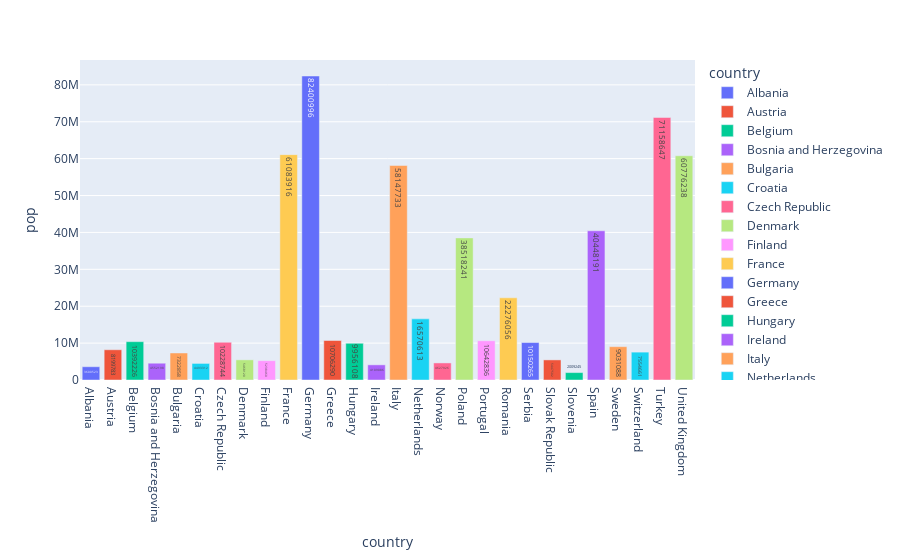

Here is the notebook cell this chart was saved with:
### Code cell
fig = px.bar(df_europe, y = 'pop', x = 'country', text = 'pop', color = 'country')
fig

### Figure 1 — Plotly figure (JSON) as saved in the notebook; plotly's stock layout.template omitted (floating-point values rounded to 4 significant figures)
{"data": [{"alignmentgroup": "True", "hovertemplate": "country=%{x}<br>pop=%{text}<extra></extra>", "legendgroup": "Albania", "marker": {"color": "#636efa", "pattern": {"shape": ""}}, "name": "Albania", "offsetgroup": "Albania", "orientation": "v", "showlegend": true, "text": ["3600523"], "textposition": "auto", "type": "bar", "x": ["Albania"], "xaxis": "x", "y": [3600523], "yaxis": "y"}, {"alignmentgroup": "True", "hovertemplate": "country=%{x}<br>pop=%{text}<extra></extra>", "legendgroup": "Austria", "marker": {"color": "#EF553B", "pattern": {"shape": ""}}, "name": "Austria", "offsetgroup": "Austria", "orientation": "v", "showlegend": true, "text": ["8199783"], "textposition": "auto", "type": "bar", "x": ["Austria"], "xaxis": "x", "y": [8199783], "yaxis": "y"}, {"alignmentgroup": "True", "hovertemplate": "country=%{x}<br>pop=%{text}<extra></extra>", "legendgroup": "Belgium", "marker": {"color": "#00cc96", "pattern": {"shape": ""}}, "name": "Belgium", "offsetgroup": "Belgium", "orientation": "v", "showlegend": true, "text": ["10392226"], "textposition": "auto", "type": "bar", "x": ["Belgium"], "xaxis": "x", "y": [10392226], "yaxis": "y"}, {"alignmentgroup": "True", "hovertemplate": "country=%{x}<br>pop=%{text}<extra></extra>", "legendgroup": "Bosnia and Herzegovina", "marker": {"color": "#ab63fa", "pattern": {"shape": ""}}, "name": "Bosnia and Herzegovina", "offsetgroup": "Bosnia and Herzegovina", "orientation": "v", "showlegend": true, "text": ["4552198"], "textposition": "auto", "type": "bar", "x": ["Bosnia and Herzegovina"], "xaxis": "x", "y": [4552198], "yaxis": "y"}, {"alignmentgroup": "True", "hovertemplate": "country=%{x}<br>pop=%{text}<extra></extra>", "legendgroup": "Bulgaria", "marker": {"color": "#FFA15A", "pattern": {"shape": ""}}, "name": "Bulgaria", "offsetgroup": "Bulgaria", "orientation": "v", "showlegend": true, "text": ["7322858"], "textposition": "auto", "type": "bar", "x": ["Bulgaria"], "xaxis": "x", "y": [7322858], "yaxis": "y"}, {"alignmentgroup": "True", "hovertemplate": "country=%{x}<br>pop=%{text}<extra></extra>", "legendgroup": "Croatia", "marker": {"color": "#19d3f3", "pattern": {"shape": ""}}, "name": "Croatia", "offsetgroup": "Croatia", "orientation": "v", "showlegend": true, "text": ["4493312"], "textposition": "auto", "type": "bar", "x": ["Croatia"], "xaxis": "x", "y": [4493312], "yaxis": "y"}, {"alignmentgroup": "True", "hovertemplate": "country=%{x}<br>pop=%{text}<extra></extra>", "legendgroup": "Czech Republic", "marker": {"color": "#FF6692", "pattern": {"shape": ""}}, "name": "Czech Republic", "offsetgroup": "Czech Republic", "orientation": "v", "showlegend": true, "text": ["10228744"], "textposition": "auto", "type": "bar", "x": ["Czech Republic"], "xaxis": "x", "y": [10228744], "yaxis": "y"}, {"alignmentgroup": "True", "hovertemplate": "country=%{x}<br>pop=%{text}<extra></extra>", "legendgroup": "Denmark", "marker": {"color": "#B6E880", "pattern": {"shape": ""}}, "name": "Denmark", "offsetgroup": "Denmark", "orientation": "v", "showlegend": true, "text": ["5468120"], "textposition": "auto", "type": "bar", "x": ["Denmark"], "xaxis": "x", "y": [5468120], "yaxis": "y"}, {"alignmentgroup": "True", "hovertemplate": "country=%{x}<br>pop=%{text}<extra></extra>", "legendgroup": "Finland", "marker": {"color": "#FF97FF", "pattern": {"shape": ""}}, "name": "Finland", "offsetgroup": "Finland", "orientation": "v", "showlegend": true, "text": ["5238460"], "textposition": "auto", "type": "bar", "x": ["Finland"], "xaxis": "x", "y": [5238460], "yaxis": "y"}, {"alignmentgroup": "True", "hovertemplate": "country=%{x}<br>pop=%{text}<extra></extra>", "legendgroup": "France", "marker": {"color": "#FECB52", "pattern": {"shape": ""}}, "name": "France", "offsetgroup": "France", "orientation": "v", "showlegend": true, "text": ["61083916"], "textposition": "auto", "type": "bar", "x": ["France"], "xaxis": "x", "y": [61083916], "yaxis": "y"}, {"alignmentgroup": "True", "hovertemplate": "country=%{x}<br>pop=%{text}<extra></extra>", "legendgroup": "Germany", "marker": {"color": "#636efa", "pattern": {"shape": ""}}, "name": "Germany", "offsetgroup": "Germany", "orientation": "v", "showlegend": true, "text": ["82400996"], "textposition": "auto", "type": "bar", "x": ["Germany"], "xaxis": "x", "y": [82400996], "yaxis": "y"}, {"alignmentgroup": "True", "hovertemplate": "country=%{x}<br>pop=%{text}<extra></extra>", "legendgroup": "Greece", "marker": {"color": "#EF553B", "pattern": {"shape": ""}}, "name": "Greece", "offsetgroup": "Greece", "orientation": "v", "showlegend": true, "text": ["10706290"], "textposition": "auto", "type": "bar", "x": ["Greece"], "xaxis": "x", "y": [10706290], "yaxis": "y"}, {"alignmentgroup": "True", "hovertemplate": "country=%{x}<br>pop=%{text}<extra></extra>", "legendgroup": "Hungary", "marker": {"color": "#00cc96", "pattern": {"shape": ""}}, "name": "Hungary", "offsetgroup": "Hungary", "orientation": "v", "showlegend": true, "text": ["9956108"], "textposition": "auto", "type": "bar", "x": ["Hungary"], "xaxis": "x", "y": [9956108], "yaxis": "y"}, {"alignmentgroup": "True", "hovertemplate": "country=%{x}<br>pop=%{text}<extra></extra>", "legendgroup": "Ireland", "marker": {"color": "#ab63fa", "pattern": {"shape": ""}}, "name": "Ireland", "offsetgroup": "Ireland", "orientation": "v", "showlegend": true, "text": ["4109086"], "textposition": "auto", "type": "bar", "x": ["Ireland"], "xaxis": "x", "y": [4109086], "yaxis": "y"}, {"alignmentgroup": "True", "hovertemplate": "country=%{x}<br>pop=%{text}<extra></extra>", "legendgroup": "Italy", "marker": {"color": "#FFA15A", "pattern": {"shape": ""}}, "name": "Italy", "offsetgroup": "Italy", "orientation": "v", "showlegend": true, "text": ["58147733"], "textposition": "auto", "type": "bar", "x": ["Italy"], "xaxis": "x", "y": [58147733], "yaxis": "y"}, {"alignmentgroup": "True", "hovertemplate": "country=%{x}<br>pop=%{text}<extra></extra>", "legendgroup": "Netherlands", "marker": {"color": "#19d3f3", "pattern": {"shape": ""}}, "name": "Netherlands", "offsetgroup": "Netherlands", "orientation": "v", "showlegend": true, "text": ["16570613"], "textposition": "auto", "type": "bar", "x": ["Netherlands"], "xaxis": "x", "y": [16570613], "yaxis": "y"}, {"alignmentgroup": "True", "hovertemplate": "country=%{x}<br>pop=%{text}<extra></extra>", "legendgroup": "Norway", "marker": {"color": "#FF6692", "pattern": {"shape": ""}}, "name": "Norway", "offsetgroup": "Norway", "orientation": "v", "showlegend": true, "text": ["4627926"], "textposition": "auto", "type": "bar", "x": ["Norway"], "xaxis": "x", "y": [4627926], "yaxis": "y"}, {"alignmentgroup": "True", "hovertemplate": "country=%{x}<br>pop=%{text}<extra></extra>", "legendgroup": "Poland", "marker": {"color": "#B6E880", "pattern": {"shape": ""}}, "name": "Poland", "offsetgroup": "Poland", "orientation": "v", "showlegend": true, "text": ["38518241"], "textposition": "auto", "type": "bar", "x": ["Poland"], "xaxis": "x", "y": [38518241], "yaxis": "y"}, {"alignmentgroup": "True", "hovertemplate": "country=%{x}<br>pop=%{text}<extra></extra>", "legendgroup": "Portugal", "marker": {"color": "#FF97FF", "pattern": {"shape": ""}}, "name": "Portugal", "offsetgroup": "Portugal", "orientation": "v", "showlegend": true, "text": ["10642836"], "textposition": "auto", "type": "bar", "x": ["Portugal"], "xaxis": "x", "y": [10642836], "yaxis": "y"}, {"alignmentgroup": "True", "hovertemplate": "country=%{x}<br>pop=%{text}<extra></extra>", "legendgroup": "Romania", "marker": {"color": "#FECB52", "pattern": {"shape": ""}}, "name": "Romania", "offsetgroup": "Romania", "orientation": "v", "showlegend": true, "text": ["22276056"], "textposition": "auto", "type": "bar", "x": ["Romania"], "xaxis": "x", "y": [22276056], "yaxis": "y"}, {"alignmentgroup": "True", "hovertemplate": "country=%{x}<br>pop=%{text}<extra></extra>", "legendgroup": "Serbia", "marker": {"color": "#636efa", "pattern": {"shape": ""}}, "name": "Serbia", "offsetgroup": "Serbia", "orientation": "v", "showlegend": true, "text": ["10150265"], "textposition": "auto", "type": "bar", "x": ["Serbia"], "xaxis": "x", "y": [10150265], "yaxis": "y"}, {"alignmentgroup": "True", "hovertemplate": "country=%{x}<br>pop=%{text}<extra></extra>", "legendgroup": "Slovak Republic", "marker": {"color": "#EF553B", "pattern": {"shape": ""}}, "name": "Slovak Republic", "offsetgroup": "Slovak Republic", "orientation": "v", "showlegend": true, "text": ["5447502"], "textposition": "auto", "type": "bar", "x": ["Slovak Republic"], "xaxis": "x", "y": [5447502], "yaxis": "y"}, {"alignmentgroup": "True", "hovertemplate": "country=%{x}<br>pop=%{text}<extra></extra>", "legendgroup": "Slovenia", "marker": {"color": "#00cc96", "pattern": {"shape": ""}}, "name": "Slovenia", "offsetgroup": "Slovenia", "orientation": "v", "showlegend": true, "text": ["2009245"], "textposition": "auto", "type": "bar", "x": ["Slovenia"], "xaxis": "x", "y": [2009245], "yaxis": "y"}, {"alignmentgroup": "True", "hovertemplate": "country=%{x}<br>pop=%{text}<extra></extra>", "legendgroup": "Spain", "marker": {"color": "#ab63fa", "pattern": {"shape": ""}}, "name": "Spain", "offsetgroup": "Spain", "orientation": "v", "showlegend": true, "text": ["40448191"], "textposition": "auto", "type": "bar", "x": ["Spain"], "xaxis": "x", "y": [40448191], "yaxis": "y"}, {"alignmentgroup": "True", "hovertemplate": "country=%{x}<br>pop=%{text}<extra></extra>", "legendgroup": "Sweden", "marker": {"color": "#FFA15A", "pattern": {"shape": ""}}, "name": "Sweden", "offsetgroup": "Sweden", "orientation": "v", "showlegend": true, "text": ["9031088"], "textposition": "auto", "type": "bar", "x": ["Sweden"], "xaxis": "x", "y": [9031088], "yaxis": "y"}, {"alignmentgroup": "True", "hovertemplate": "country=%{x}<br>pop=%{text}<extra></extra>", "legendgroup": "Switzerland", "marker": {"color": "#19d3f3", "pattern": {"shape": ""}}, "name": "Switzerland", "offsetgroup": "Switzerland", "orientation": "v", "showlegend": true, "text": ["7554661"], "textposition": "auto", "type": "bar", "x": ["Switzerland"], "xaxis": "x", "y": [7554661], "yaxis": "y"}, {"alignmentgroup": "True", "hovertemplate": "country=%{x}<br>pop=%{text}<extra></extra>", "legendgroup": "Turkey", "marker": {"color": "#FF6692", "pattern": {"shape": ""}}, "name": "Turkey", "offsetgroup": "Turkey", "orientation": "v", "showlegend": true, "text": ["71158647"], "textposition": "auto", "type": "bar", "x": ["Turkey"], "xaxis": "x", "y": [71158647], "yaxis": "y"}, {"alignmentgroup": "True", "hovertemplate": "country=%{x}<br>pop=%{text}<extra></extra>", "legendgroup": "United Kingdom", "marker": {"color": "#B6E880", "pattern": {"shape": ""}}, "name": "United Kingdom", "offsetgroup": "United Kingdom", "orientation": "v", "showlegend": true, "text": ["60776238"], "textposition": "auto", "type": "bar", "x": ["United Kingdom"], "xaxis": "x", "y": [60776238], "yaxis": "y"}], "layout": {"barmode": "relative", "legend": {"title": {"text": "country"}, "tracegroupgap": 0}, "margin": {"t": 60}, "xaxis": {"anchor": "y", "categoryarray": ["Albania", "Austria", "Belgium", "Bosnia and Herzegovina", "Bulgaria", "Croatia", "Czech Republic", "Denmark", "Finland", "France", "Germany", "Greece", "Hungary", "Ireland", "Italy", "Netherlands", "Norway", "Poland", "Portugal", "Romania", "Serbia", "Slovak Republic", "Slovenia", "Spain", "Sweden", "Switzerland", "Turkey", "United Kingdom"], "categoryorder": "array", "domain": [0, 1], "title": {"text": "country"}}, "yaxis": {"anchor": "x", "domain": [0, 1], "title": {"text": "pop"}}}}
